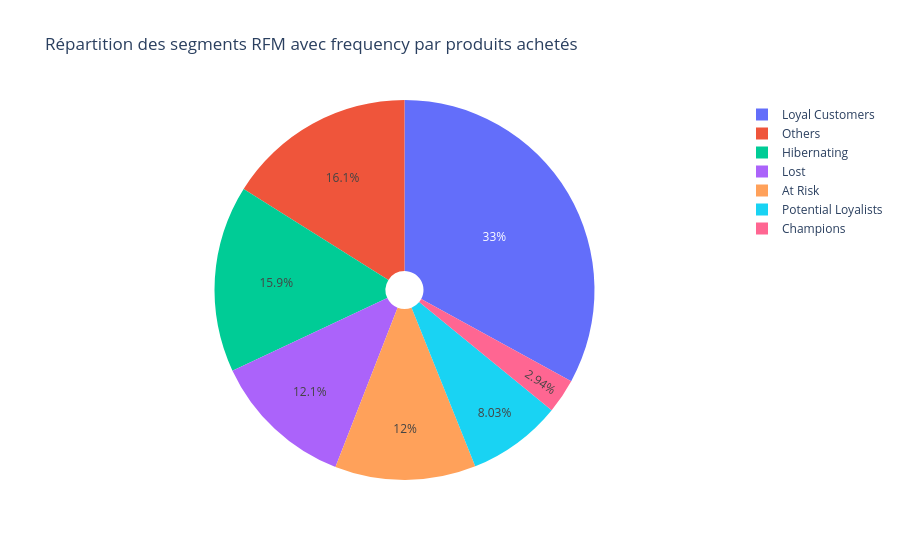

The notebook cell this image was saved under:
### Code cell
import plotly.express as px
print(df_calcul_rfm["customer_segment"].unique())
fig = px.pie(
    df_calcul_rfm,
    names='customer_segment',
    title="Répartition des segments RFM avec frequency par produits achetés",
    hole=0.1
)
fig.show()

### Figure 1 — Plotly figure (JSON) as saved in the notebook; plotly's stock layout.template omitted (floating-point values rounded to 4 significant figures; data arrays with more than 128 entries replaced by an {"elided": "..."} marker saying what was removed)
{"data": [{"domain": {"x": [0, 1], "y": [0, 1]}, "hole": 0.1, "hovertemplate": "customer_segment=%{label}<extra></extra>", "labels": {"elided": "96478 str values"}, "legendgroup": "", "name": "", "showlegend": true, "type": "pie"}], "layout": {"legend": {"tracegroupgap": 0}, "title": {"text": "Répartition des segments RFM avec frequency par produits achetés"}}}
